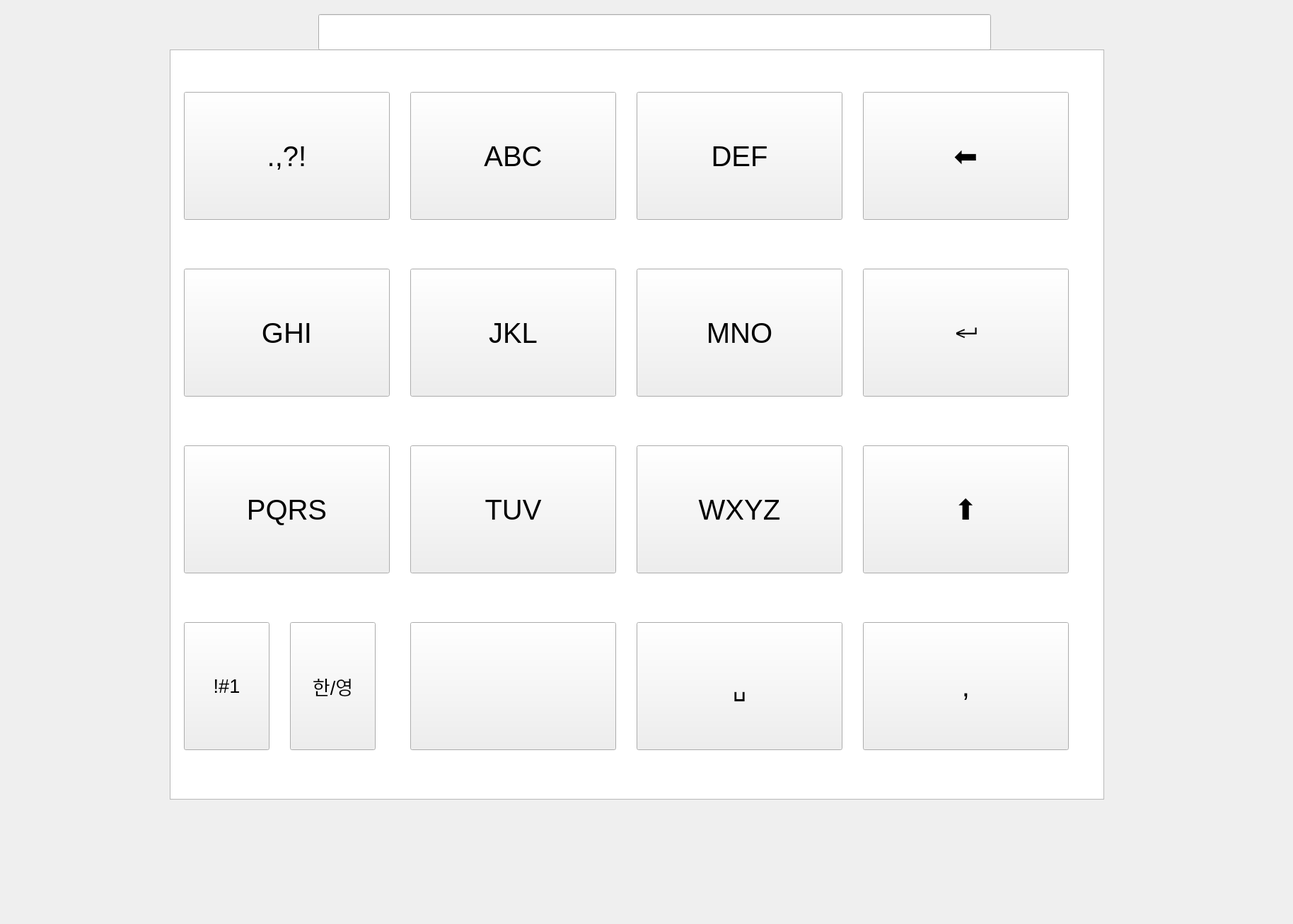
<?xml version="1.0" encoding="UTF-8"?>
<ui version="4.0">
 <class>MainWindow</class>
 <widget class="QMainWindow" name="MainWindow">
  <property name="geometry">
   <rect>
    <x>0</x>
    <y>0</y>
    <width>1828</width>
    <height>1307</height>
   </rect>
  </property>
  <property name="windowTitle">
   <string>MainWindow</string>
  </property>
  <widget class="QWidget" name="centralwidget">
   <widget class="QGraphicsView" name="graphicsView">
    <property name="geometry">
     <rect>
      <x>240</x>
      <y>70</y>
      <width>1321</width>
      <height>1061</height>
     </rect>
    </property>
   </widget>
   <widget class="QPushButton" name="pushButton_9">
    <property name="geometry">
     <rect>
      <x>1220</x>
      <y>130</y>
      <width>291</width>
      <height>181</height>
     </rect>
    </property>
    <property name="font">
     <font>
      <pointsize>30</pointsize>
     </font>
    </property>
    <property name="text">
     <string>⬅</string>
    </property>
   </widget>
   <widget class="QPushButton" name="pushButton_10">
    <property name="geometry">
     <rect>
      <x>260</x>
      <y>130</y>
      <width>291</width>
      <height>181</height>
     </rect>
    </property>
    <property name="font">
     <font>
      <pointsize>30</pointsize>
     </font>
    </property>
    <property name="text">
     <string>.,?!</string>
    </property>
    <property name="autoDefault">
     <bool>false</bool>
    </property>
    <property name="default">
     <bool>false</bool>
    </property>
    <property name="flat">
     <bool>false</bool>
    </property>
   </widget>
   <widget class="QPushButton" name="pushButton_11">
    <property name="geometry">
     <rect>
      <x>580</x>
      <y>130</y>
      <width>291</width>
      <height>181</height>
     </rect>
    </property>
    <property name="font">
     <font>
      <pointsize>30</pointsize>
     </font>
    </property>
    <property name="text">
     <string>ABC</string>
    </property>
   </widget>
   <widget class="QPushButton" name="pushButton_12">
    <property name="geometry">
     <rect>
      <x>900</x>
      <y>130</y>
      <width>291</width>
      <height>181</height>
     </rect>
    </property>
    <property name="font">
     <font>
      <pointsize>30</pointsize>
     </font>
    </property>
    <property name="text">
     <string>DEF</string>
    </property>
   </widget>
   <widget class="QPushButton" name="pushButton_19">
    <property name="geometry">
     <rect>
      <x>1220</x>
      <y>880</y>
      <width>291</width>
      <height>181</height>
     </rect>
    </property>
    <property name="font">
     <font>
      <pointsize>30</pointsize>
     </font>
    </property>
    <property name="text">
     <string>,</string>
    </property>
   </widget>
   <widget class="QPushButton" name="pushButton_20">
    <property name="geometry">
     <rect>
      <x>900</x>
      <y>880</y>
      <width>291</width>
      <height>181</height>
     </rect>
    </property>
    <property name="font">
     <font>
      <pointsize>30</pointsize>
     </font>
    </property>
    <property name="text">
     <string>␣</string>
    </property>
   </widget>
   <widget class="QPushButton" name="pushButton_21">
    <property name="geometry">
     <rect>
      <x>580</x>
      <y>880</y>
      <width>291</width>
      <height>181</height>
     </rect>
    </property>
    <property name="font">
     <font>
      <pointsize>30</pointsize>
     </font>
    </property>
    <property name="text">
     <string/>
    </property>
   </widget>
   <widget class="QPushButton" name="pushButton_22">
    <property name="geometry">
     <rect>
      <x>260</x>
      <y>880</y>
      <width>121</width>
      <height>181</height>
     </rect>
    </property>
    <property name="font">
     <font>
      <pointsize>20</pointsize>
     </font>
    </property>
    <property name="text">
     <string>!#1</string>
    </property>
   </widget>
   <widget class="QPushButton" name="pushButton_23">
    <property name="geometry">
     <rect>
      <x>1220</x>
      <y>630</y>
      <width>291</width>
      <height>181</height>
     </rect>
    </property>
    <property name="font">
     <font>
      <pointsize>30</pointsize>
     </font>
    </property>
    <property name="text">
     <string>⬆</string>
    </property>
   </widget>
   <widget class="QPushButton" name="pushButton_24">
    <property name="geometry">
     <rect>
      <x>900</x>
      <y>630</y>
      <width>291</width>
      <height>181</height>
     </rect>
    </property>
    <property name="font">
     <font>
      <pointsize>30</pointsize>
     </font>
    </property>
    <property name="text">
     <string>WXYZ</string>
    </property>
   </widget>
   <widget class="QPushButton" name="pushButton_25">
    <property name="geometry">
     <rect>
      <x>580</x>
      <y>630</y>
      <width>291</width>
      <height>181</height>
     </rect>
    </property>
    <property name="font">
     <font>
      <pointsize>30</pointsize>
     </font>
    </property>
    <property name="text">
     <string>TUV</string>
    </property>
   </widget>
   <widget class="QPushButton" name="pushButton_26">
    <property name="geometry">
     <rect>
      <x>260</x>
      <y>630</y>
      <width>291</width>
      <height>181</height>
     </rect>
    </property>
    <property name="font">
     <font>
      <pointsize>30</pointsize>
     </font>
    </property>
    <property name="text">
     <string>PQRS</string>
    </property>
   </widget>
   <widget class="QPushButton" name="pushButton_27">
    <property name="geometry">
     <rect>
      <x>1220</x>
      <y>380</y>
      <width>291</width>
      <height>181</height>
     </rect>
    </property>
    <property name="font">
     <font>
      <pointsize>30</pointsize>
     </font>
    </property>
    <property name="text">
     <string>↵</string>
    </property>
   </widget>
   <widget class="QPushButton" name="pushButton_28">
    <property name="geometry">
     <rect>
      <x>900</x>
      <y>380</y>
      <width>291</width>
      <height>181</height>
     </rect>
    </property>
    <property name="font">
     <font>
      <pointsize>30</pointsize>
     </font>
    </property>
    <property name="text">
     <string>MNO</string>
    </property>
    <property name="autoRepeat">
     <bool>false</bool>
    </property>
    <property name="flat">
     <bool>false</bool>
    </property>
   </widget>
   <widget class="QPushButton" name="pushButton_29">
    <property name="geometry">
     <rect>
      <x>580</x>
      <y>380</y>
      <width>291</width>
      <height>181</height>
     </rect>
    </property>
    <property name="font">
     <font>
      <pointsize>30</pointsize>
     </font>
    </property>
    <property name="text">
     <string>JKL</string>
    </property>
   </widget>
   <widget class="QPushButton" name="pushButton_30">
    <property name="geometry">
     <rect>
      <x>260</x>
      <y>380</y>
      <width>291</width>
      <height>181</height>
     </rect>
    </property>
    <property name="font">
     <font>
      <pointsize>30</pointsize>
     </font>
    </property>
    <property name="text">
     <string>GHI</string>
    </property>
   </widget>
   <widget class="QPushButton" name="pushButton_31">
    <property name="geometry">
     <rect>
      <x>410</x>
      <y>880</y>
      <width>121</width>
      <height>181</height>
     </rect>
    </property>
    <property name="font">
     <font>
      <pointsize>20</pointsize>
     </font>
    </property>
    <property name="text">
     <string>한/영</string>
    </property>
   </widget>
   <widget class="QLineEdit" name="lineEdit">
    <property name="geometry">
     <rect>
      <x>450</x>
      <y>20</y>
      <width>951</width>
      <height>51</height>
     </rect>
    </property>
   </widget>
  </widget>
 </widget>
 <resources/>
 <connections/>
</ui>
